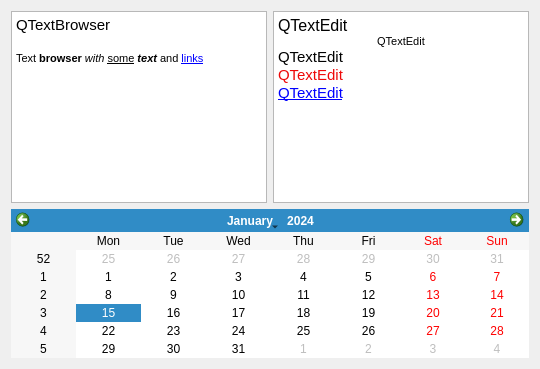
         <widget class="QWidget" name="tab">
          <attribute name="title">
           <string>TextEdit</string>
          </attribute>
          <layout class="QGridLayout" name="gridLayout_11">
           <item row="0" column="0">
            <widget class="QTextBrowser" name="textBrowser">
             <property name="undoRedoEnabled">
              <bool>true</bool>
             </property>
             <property name="html">
              <string notr="true">&lt;!DOCTYPE HTML PUBLIC &quot;-//W3C//DTD HTML 4.0//EN&quot; &quot;http://www.w3.org/TR/REC-html40/strict.dtd&quot;&gt;
&lt;html&gt;&lt;head&gt;&lt;meta name=&quot;qrichtext&quot; content=&quot;1&quot; /&gt;&lt;style type=&quot;text/css&quot;&gt;
p, li { white-space: pre-wrap; }
&lt;/style&gt;&lt;/head&gt;&lt;body style=&quot; font-family:'Ubuntu'; font-size:11pt; font-weight:400; font-style:normal;&quot;&gt;
&lt;p style=&quot; margin-top:0px; margin-bottom:0px; margin-left:0px; margin-right:0px; -qt-block-indent:0; text-indent:0px;&quot;&gt;QTextBrowser&lt;/p&gt;
&lt;p style=&quot;-qt-paragraph-type:empty; margin-top:0px; margin-bottom:0px; margin-left:0px; margin-right:0px; -qt-block-indent:0; text-indent:0px;&quot;&gt;&lt;br /&gt;&lt;/p&gt;
&lt;p style=&quot; margin-top:0px; margin-bottom:0px; margin-left:0px; margin-right:0px; -qt-block-indent:0; text-indent:0px;&quot;&gt;&lt;span style=&quot; font-family:'MS Shell Dlg 2'; font-size:8pt;&quot;&gt;Text &lt;/span&gt;&lt;span style=&quot; font-family:'MS Shell Dlg 2'; font-size:8pt; font-weight:600;&quot;&gt;browser&lt;/span&gt;&lt;span style=&quot; font-family:'MS Shell Dlg 2'; font-size:8pt;&quot;&gt; &lt;/span&gt;&lt;span style=&quot; font-family:'MS Shell Dlg 2'; font-size:8pt; font-style:italic;&quot;&gt;with&lt;/span&gt;&lt;span style=&quot; font-family:'MS Shell Dlg 2'; font-size:8pt;&quot;&gt; &lt;/span&gt;&lt;span style=&quot; font-family:'MS Shell Dlg 2'; font-size:8pt; text-decoration: underline;&quot;&gt;some&lt;/span&gt;&lt;span style=&quot; font-family:'MS Shell Dlg 2'; font-size:8pt;&quot;&gt; &lt;/span&gt;&lt;span style=&quot; font-family:'MS Shell Dlg 2'; font-size:8pt; font-weight:600; font-style:italic;&quot;&gt;text &lt;/span&gt;&lt;span style=&quot; font-family:'MS Shell Dlg 2'; font-size:8pt;&quot;&gt;and &lt;/span&gt;&lt;a href=&quot;http://google.com&quot;&gt;&lt;span style=&quot; font-family:'MS Shell Dlg 2'; font-size:8pt; text-decoration: underline; color:#0000ff;&quot;&gt;links&lt;/span&gt;&lt;/a&gt;&lt;/p&gt;&lt;/body&gt;&lt;/html&gt;</string>
             </property>
             <property name="openLinks">
              <bool>false</bool>
             </property>
            </widget>
           </item>
           <item row="0" column="1">
            <widget class="QTextEdit" name="textEdit">
             <property name="html">
              <string notr="true">&lt;!DOCTYPE HTML PUBLIC &quot;-//W3C//DTD HTML 4.0//EN&quot; &quot;http://www.w3.org/TR/REC-html40/strict.dtd&quot;&gt;
&lt;html&gt;&lt;head&gt;&lt;meta name=&quot;qrichtext&quot; content=&quot;1&quot; /&gt;&lt;style type=&quot;text/css&quot;&gt;
p, li { white-space: pre-wrap; }
&lt;/style&gt;&lt;/head&gt;&lt;body style=&quot; font-family:'Ubuntu'; font-size:11pt; font-weight:400; font-style:normal;&quot;&gt;
&lt;p style=&quot; margin-top:0px; margin-bottom:0px; margin-left:0px; margin-right:0px; -qt-block-indent:0; text-indent:0px;&quot;&gt;&lt;span style=&quot; font-family:'MS Shell Dlg 2'; font-size:12pt;&quot;&gt;QTextEdit&lt;/span&gt;&lt;/p&gt;
&lt;p align=&quot;center&quot; style=&quot; margin-top:0px; margin-bottom:0px; margin-left:0px; margin-right:0px; -qt-block-indent:0; text-indent:0px;&quot;&gt;&lt;span style=&quot; font-family:'MS Shell Dlg 2'; font-size:8pt;&quot;&gt;QTextEdit&lt;/span&gt;&lt;/p&gt;
&lt;p style=&quot; margin-top:0px; margin-bottom:0px; margin-left:0px; margin-right:0px; -qt-block-indent:0; text-indent:0px;&quot;&gt;&lt;span style=&quot; font-family:'MS Shell Dlg 2';&quot;&gt;QTextEdit&lt;/span&gt;&lt;/p&gt;
&lt;p style=&quot; margin-top:0px; margin-bottom:0px; margin-left:0px; margin-right:0px; -qt-block-indent:0; text-indent:0px;&quot;&gt;&lt;span style=&quot; font-family:'MS Shell Dlg 2'; color:#ee0808;&quot;&gt;QTextEdit&lt;/span&gt;&lt;/p&gt;
&lt;p style=&quot; margin-top:0px; margin-bottom:0px; margin-left:0px; margin-right:0px; -qt-block-indent:0; text-indent:0px;&quot;&gt;&lt;a href=&quot;www.hao123.com&quot;&gt;&lt;span style=&quot; text-decoration: underline; color:#0000ff;&quot;&gt;QTextEdit&lt;/span&gt;&lt;/a&gt;&lt;/p&gt;&lt;/body&gt;&lt;/html&gt;</string>
             </property>
            </widget>
           </item>
           <item row="1" column="0" colspan="2">
            <widget class="QCalendarWidget" name="calendarWidget"/>
           </item>
          </layout>
         </widget>
